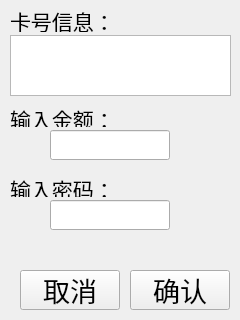
<?xml version="1.0" encoding="UTF-8"?>
<ui version="4.0">
 <class>CardNumDisplay</class>
 <widget class="QWidget" name="CardNumDisplay">
  <property name="geometry">
   <rect>
    <x>0</x>
    <y>0</y>
    <width>240</width>
    <height>320</height>
   </rect>
  </property>
  <property name="cursor">
   <cursorShape>ArrowCursor</cursorShape>
  </property>
  <property name="contextMenuPolicy">
   <enum>Qt::DefaultContextMenu</enum>
  </property>
  <property name="windowTitle">
   <string>Form</string>
  </property>
  <widget class="QLabel" name="labelHint">
   <property name="geometry">
    <rect>
     <x>10</x>
     <y>10</y>
     <width>111</width>
     <height>22</height>
    </rect>
   </property>
   <property name="font">
    <font>
     <family>AR PL UKai CN</family>
     <pointsize>16</pointsize>
    </font>
   </property>
   <property name="text">
    <string>卡号信息：</string>
   </property>
  </widget>
  <widget class="QPushButton" name="Bt_Enter">
   <property name="geometry">
    <rect>
     <x>130</x>
     <y>270</y>
     <width>100</width>
     <height>40</height>
    </rect>
   </property>
   <property name="font">
    <font>
     <family>AR PL UKai CN</family>
     <pointsize>20</pointsize>
    </font>
   </property>
   <property name="text">
    <string>确认</string>
   </property>
  </widget>
  <widget class="QPushButton" name="Bt_Cancel">
   <property name="geometry">
    <rect>
     <x>20</x>
     <y>270</y>
     <width>100</width>
     <height>40</height>
    </rect>
   </property>
   <property name="font">
    <font>
     <family>AR PL UKai CN</family>
     <pointsize>20</pointsize>
    </font>
   </property>
   <property name="text">
    <string>取消</string>
   </property>
  </widget>
  <widget class="QTextEdit" name="cardNumEdit">
   <property name="geometry">
    <rect>
     <x>10</x>
     <y>35</y>
     <width>221</width>
     <height>61</height>
    </rect>
   </property>
   <property name="font">
    <font>
     <family>AR PL UKai CN</family>
     <pointsize>18</pointsize>
    </font>
   </property>
   <property name="readOnly">
    <bool>true</bool>
   </property>
  </widget>
  <widget class="QLabel" name="label">
   <property name="geometry">
    <rect>
     <x>10</x>
     <y>110</y>
     <width>101</width>
     <height>17</height>
    </rect>
   </property>
   <property name="font">
    <font>
     <family>AR PL UKai CN</family>
     <pointsize>16</pointsize>
    </font>
   </property>
   <property name="text">
    <string>输入金额：</string>
   </property>
  </widget>
  <widget class="QLineEdit" name="lineEdit_1_amt">
   <property name="geometry">
    <rect>
     <x>50</x>
     <y>130</y>
     <width>120</width>
     <height>30</height>
    </rect>
   </property>
   <property name="alignment">
    <set>Qt::AlignLeading|Qt::AlignLeft|Qt::AlignVCenter</set>
   </property>
  </widget>
  <widget class="QLabel" name="label_2">
   <property name="geometry">
    <rect>
     <x>10</x>
     <y>180</y>
     <width>101</width>
     <height>17</height>
    </rect>
   </property>
   <property name="font">
    <font>
     <family>AR PL UKai CN</family>
     <pointsize>16</pointsize>
    </font>
   </property>
   <property name="text">
    <string>输入密码：</string>
   </property>
  </widget>
  <widget class="QLineEdit" name="lineEdit_2_pwd">
   <property name="geometry">
    <rect>
     <x>50</x>
     <y>200</y>
     <width>120</width>
     <height>30</height>
    </rect>
   </property>
   <property name="acceptDrops">
    <bool>true</bool>
   </property>
   <property name="inputMask">
    <string/>
   </property>
   <property name="text">
    <string/>
   </property>
   <property name="alignment">
    <set>Qt::AlignLeading|Qt::AlignLeft|Qt::AlignVCenter</set>
   </property>
  </widget>
 </widget>
 <resources/>
 <connections/>
</ui>
